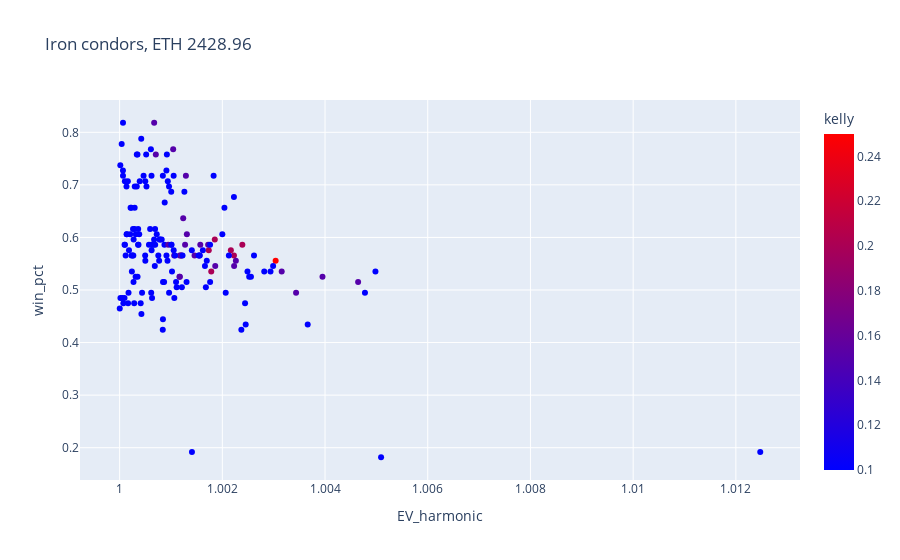

The code cell stored with this chart in its notebook:
### Code cell
px.scatter(
    data_frame = menu.menu.loc['Iron condor'].reset_index(),#.sample(30000),
    x = 'EV_harmonic',
    y = 'win_pct',
    hover_data = ['leg_1','leg_2','leg_3','leg_4'],
    title = f'Iron condors, ETH {asset_price}',
    #opacity = 0.5,
    height = 600,
    color = 'kelly',
    color_continuous_scale=px.colors.sequential.Bluered
)

### Figure 1 — Plotly figure (JSON) as saved in the notebook; plotly's stock layout.template omitted (floating-point values rounded to 4 significant figures; data arrays with more than 128 entries replaced by an {"elided": "..."} marker saying what was removed)
{"data": [{"customdata": {"elided": "167x4 int values"}, "hovertemplate": "EV_harmonic=%{x}<br>win_pct=%{y}<br>leg_1=%{customdata[0]}<br>leg_2=%{customdata[1]}<br>leg_3=%{customdata[2]}<br>leg_4=%{customdata[3]}<br>kelly=%{marker.color}<extra></extra>", "legendgroup": "", "marker": {"color": {"elided": "167 float values"}, "coloraxis": "coloraxis", "symbol": "circle"}, "mode": "markers", "name": "", "orientation": "v", "showlegend": false, "type": "scatter", "x": {"elided": "167 float values"}, "xaxis": "x", "y": {"elided": "167 float values"}, "yaxis": "y"}], "layout": {"autosize": true, "coloraxis": {"colorbar": {"title": {"text": "kelly"}}, "colorscale": [[0, "rgb(0,0,255)"], [1, "rgb(255,0,0)"]]}, "legend": {"tracegroupgap": 0}, "title": {"text": "Iron condors, ETH 2428.96"}, "xaxis": {"anchor": "y", "autorange": true, "domain": [0, 1], "range": [0.9992, 1.013], "title": {"text": "EV_harmonic"}, "type": "linear"}, "yaxis": {"anchor": "x", "autorange": true, "domain": [0, 1], "range": [0.1393, 0.8607], "title": {"text": "win_pct"}, "type": "linear"}}}
